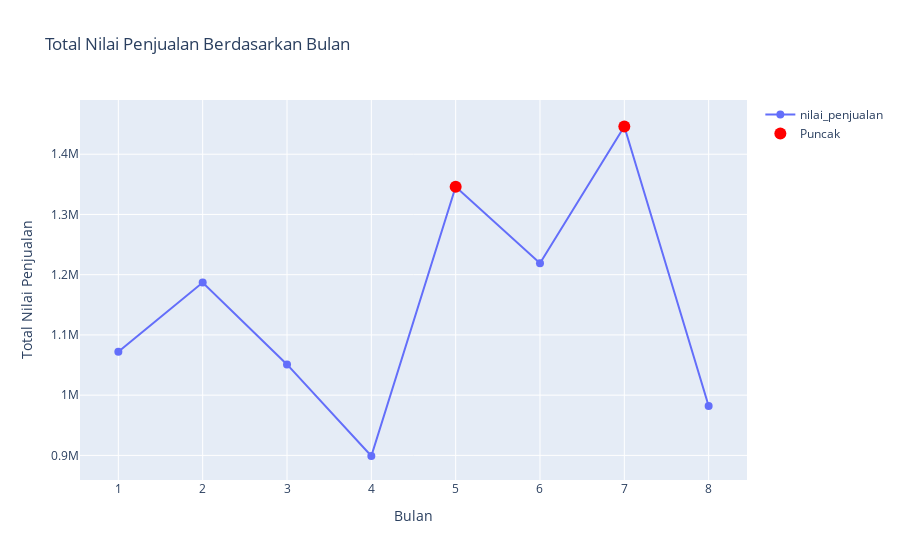

The notebook cell this image was saved under:
### Code cell
# Membuat lineplot Untuk Nilai Penjualan Berdasarkan Bulan
fig= go.Figure()
fig.add_trace(go.Scatter(
    x=sales_by_month['bulan'],
    y=sales_by_month['nilai_penjualan'],
    mode='lines+markers',
    name='nilai_penjualan',
    marker=dict(size=8)
))

# Menambahkan lingkaran pada titik puncak
fig.add_trace(go.Scatter(
    x=[max_month, '5'],
    y=[max_value_month, mei_value],
    mode='markers',
    name='Puncak',
   marker=dict(size=12, color='red', symbol='circle') 
))

# Menambahkan judul dan label sumbu x & y
fig.update_layout(
    title='Total Nilai Penjualan Berdasarkan Bulan',
    xaxis_title='Bulan',
    yaxis_title='Total Nilai Penjualan'
)
fig.show()

### Figure 1 — Plotly figure (JSON) as saved in the notebook; plotly's stock layout.template omitted (floating-point values rounded to 4 significant figures)
{"data": [{"marker": {"size": 8}, "mode": "lines+markers", "name": "nilai_penjualan", "type": "scatter", "x": [1, 2, 3, 4, 5, 6, 7, 8], "y": [1072000, 1187000, 1051000, 899000, 1346000, 1219000, 1446000, 982000]}, {"marker": {"color": "red", "size": 12, "symbol": "circle"}, "mode": "markers", "name": "Puncak", "type": "scatter", "x": [7, "5"], "y": [1446000, 1346000]}], "layout": {"autosize": true, "title": {"text": "Total Nilai Penjualan Berdasarkan Bulan"}, "xaxis": {"autorange": true, "range": [0.5124, 8.488], "title": {"text": "Bulan"}, "type": "linear"}, "yaxis": {"autorange": true, "range": [847800.0, 1506000.0], "title": {"text": "Total Nilai Penjualan"}, "type": "linear"}}}
